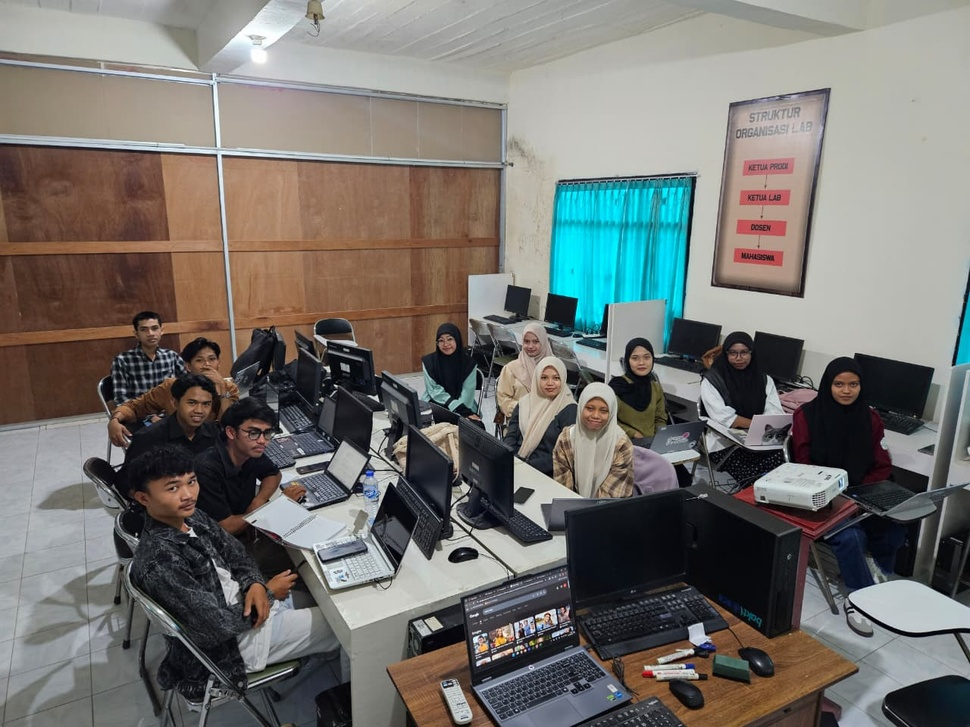
#> input picture PERTEMUAN 2/mhs.jpg, 970 x 727 px, shrunk from 1280 x 960 before the run
$ jupyter execute --allow-errors 'PCD Pertemuan Ke-2.ipynb'
#> lines starting #> are read from the running program, lines starting #| are printed output that depends on the picture
# NumPy Introduction

NumPy adalah pustaka Python yang digunakan untuk bekerja dengan array.Ini juga memiliki fungsi untuk bekerja dalam domain aljabar linier, transformasi Fourier, dan matriks.NumPy dibuat pada tahun 2005 oleh Travis Oliphant. Ini adalah proyek sumber terbuka dan Anda dapat menggunakannya secara bebas.NumPy merupakan singkatan dari Numerical Python.

[cell 1]
list2D = [[10,20,30, 90,100],[40,20,30, 100,99],[70,90,100, 120,80],[0,10,20,30,77],[10,20,30, 90,11]]

[cell 2]
type(list2D)

[cell 3]
list2D

# Why Use NumPy?

Dalam Python, kita memiliki daftar yang berfungsi sebagai array, tetapi mereka lambat dalam pemrosesan.NumPy bertujuan untuk menyediakan objek array yang hingga 50x lebih cepat daripada daftar Python tradisional.Objek array dalam NumPy disebut ndarray, yang menyediakan banyak fungsi pendukung yang membuat bekerja dengan ndarray sangat mudah.Array sangat sering digunakan dalam ilmu data, di mana kecepatan dan sumber daya sangat penting.

[cell 4]
import numpy as np

[cell 5]
x = np.array(list2D, np.int32)
print(x)

[cell 6]
x

[cell 7]
tt = x[2:3,2:3] # vaariabel[mau ambil koordinat mulai baris : berapa baris,
# Koordinat kolom : berapa kolom]
print(tt)

### y = x[:,1:]
print(y)

[cell 8]
x[3][3]
xx = x[:,3]
print(xx)
yy = x[2,:]
print(yy)
zz = x[1:,1]
print(zz)
pp = x[1:,3]
print(pp)

[cell 9]
y = x[1,:]
print(y)

[cell 10]
import skimage

print("sukses")

[cell 11]
import numpy as np
import skimage
import skimage.io
import matplotlib.pyplot as plt
print("selesa")

[cell 12]
image = skimage.io.imread("mhs.jpg")
#> image is the input picture: shape (727, 970, 3); mean R, G, B 116.4, 114.7, 110.5

[cell 13]
plt.imshow(image)

[cell 14]
image.shape
#> Out = (727, 970, 3)

[cell 15]
from skimage.color import rgb2gray

grayscale = rgb2gray(image)
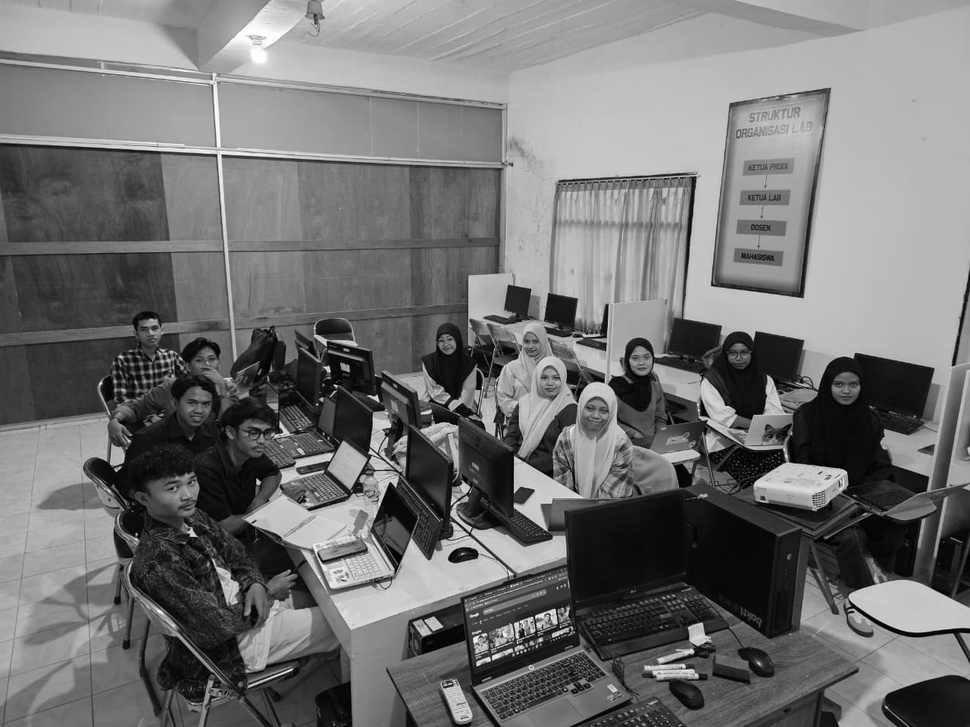
#> grayscale: shape (727, 970) float64; min 0, max 1, mean 0.45

[cell 16]
plt.imshow(grayscale, 'gray')

[cell 17]
grayscale.shape
#> Out = (727, 970)
